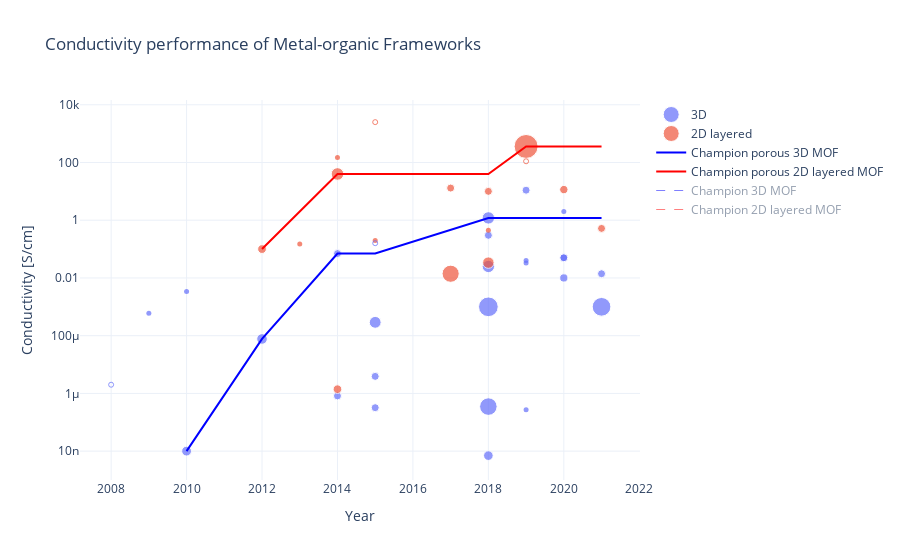

This figure's notebook cell:
### Code cell
fig = px.scatter(mofs[mofs['BET']>1], x='Year', y='Value',
                 hover_name='Name', color='Dimensionality', size='Porosity', hover_data=['Dimensionality','Porosity', 'DOI'], 
                 labels={'Value': "Conductivity [S/cm]"}, template='plotly_white', 
                 title='Conductivity performance of Metal-organic Frameworks')

fig.update_traces(marker=dict(sizemin=4, sizeref=8))
fig.update_layout(yaxis_type="log")
fig.update_traces(hovertemplate='<b>%{hovertext}</b><br><br>Dimensionality: %{customdata[0]}\
                                 <br>Year: %{x}<br>Value: %{y} S/cm\
                                 <br>BET: %{customdata[1]} m<sup>2</sup>/g<extra></extra>\
                                 <br>DOI: %{customdata[2]}')

fig.add_trace(go.Scatter(x=mofs[(mofs['Porous']=='Yes') & (mofs['Porosity']<1) & (mofs['Dimensionality']=='3D')]['Year'], 
                         y=mofs[(mofs['Porous']=='Yes') & (mofs['Porosity']<1) & (mofs['Dimensionality']=='3D')]['Value'], 
                         mode='markers', marker=dict(color='#636efa', size=5, opacity=0.7),  
                         customdata=np.stack((mofs[(mofs['Porous']=='Yes') & (mofs['Porosity']<1) & (mofs['Dimensionality']=='3D')]['Name'], 
                                              mofs[(mofs['Porous']=='Yes') & (mofs['Porosity']<1) & (mofs['Dimensionality']=='3D')]['Dimensionality'],
                                              mofs[(mofs['Porous']=='Yes') & (mofs['Porosity']<1) & (mofs['Dimensionality']=='3D')]['DOI']), 
                                              axis=-1), 
                         hovertemplate='<b>%{customdata[0]}</b><br><br>Dimensionality: %{customdata[1]}\
                                 <br>Year: %{x}<br>Value: %{y} S/cm\
                                 <br>BET: unknown <extra></extra>\
                                 <br>DOI: %{customdata[2]}', 
                         showlegend=False))

fig.add_trace(go.Scatter(x=mofs[(mofs['Porous']=='Yes') & (mofs['Porosity']<1) & (mofs['Dimensionality']=='2D layered')]['Year'], 
                         y=mofs[(mofs['Porous']=='Yes') & (mofs['Porosity']<1) & (mofs['Dimensionality']=='2D layered')]['Value'], 
                         mode='markers', marker=dict(color='#EF553B', size=5, opacity=0.7),  
                         customdata=np.stack((mofs[(mofs['Porous']=='Yes') & (mofs['Porosity']<1) & (mofs['Dimensionality']=='2D layered')]['Name'], 
                                              mofs[(mofs['Porous']=='Yes') & (mofs['Porosity']<1) & (mofs['Dimensionality']=='2D layered')]['Dimensionality'],
                                              mofs[(mofs['Porous']=='Yes') & (mofs['Porosity']<1) & (mofs['Dimensionality']=='2D layered')]['DOI']), 
                                              axis=-1), 
                         hovertemplate='<b>%{customdata[0]}</b><br><br>Dimensionality: %{customdata[1]}\
                                 <br>Year: %{x}<br>Value: %{y} S/cm\
                                 <br>BET: unknown <extra></extra>\
                                 <br>DOI: %{customdata[2]}', 
                         showlegend=False))

fig.add_trace(go.Scatter(x=mofs[(mofs['Porous']=='No') & (mofs['Porosity']<1) & (mofs['Dimensionality']=='3D')]['Year'], 
                         y=mofs[(mofs['Porous']=='No') & (mofs['Porosity']<1) & (mofs['Dimensionality']=='3D')]['Value'], 
                         mode='markers', marker=dict(color='#636efa', size=5, opacity=0.7, symbol='circle-open'),  
                         customdata=np.stack((mofs[(mofs['Porous']=='No') & (mofs['Porosity']<1) & (mofs['Dimensionality']=='3D')]['Name'], 
                                              mofs[(mofs['Porous']=='No') & (mofs['Porosity']<1) & (mofs['Dimensionality']=='3D')]['Dimensionality'],
                                              mofs[(mofs['Porous']=='No') & (mofs['Porosity']<1) & (mofs['Dimensionality']=='3D')]['DOI']), 
                                              axis=-1), 
                         hovertemplate='<b>%{customdata[0]}</b><br><br>Dimensionality: %{customdata[1]}\
                                 <br>Year: %{x}<br>Value: %{y} S/cm\
                                 <br>Dense <extra></extra>\
                                 <br>DOI: %{customdata[2]}', 
                         showlegend=False))

fig.add_trace(go.Scatter(x=mofs[(mofs['Porous']=='No') & (mofs['Porosity']<1) & (mofs['Dimensionality']=='2D layered')]['Year'], 
                         y=mofs[(mofs['Porous']=='No') & (mofs['Porosity']<1) & (mofs['Dimensionality']=='2D layered')]['Value'], 
                         mode='markers', marker=dict(color='#EF553B', size=5, opacity=0.7, symbol='circle-open'),  
                         customdata=np.stack((mofs[(mofs['Porous']=='No') & (mofs['Porosity']<1) & (mofs['Dimensionality']=='2D layered')]['Name'], 
                                              mofs[(mofs['Porous']=='No') & (mofs['Porosity']<1) & (mofs['Dimensionality']=='2D layered')]['Dimensionality'],
                                              mofs[(mofs['Porous']=='No') & (mofs['Porosity']<1) & (mofs['Dimensionality']=='2D layered')]['DOI']), 
                                              axis=-1), 
                         hovertemplate='<b>%{customdata[0]}</b><br><br>Dimensionality: %{customdata[1]}\
                                 <br>Year: %{x}<br>Value: %{y} S/cm\
                                 <br>Dense <extra></extra>\
                                 <br>DOI: %{customdata[2]}', 
                         showlegend=False))

fig.add_trace(go.Scatter(x=mofs_sorted_3D_porous_cummax['Year'], y=mofs_sorted_3D_porous_cummax['Value'], 
                         name='Champion porous 3D MOF', line=dict(color='blue', width=2), hoverinfo='skip', mode='lines'))

fig.add_trace(go.Scatter(x=mofs_sorted_2D_porous_cummax['Year'], y=mofs_sorted_2D_porous_cummax['Value'], 
                         name='Champion porous 2D layered MOF', line=dict(color='red', width=2), hoverinfo='skip', mode='lines'))


fig.add_trace(go.Scatter(x=mofs_sorted_3D_cummax['Year'], y=mofs_sorted_3D_cummax['Value'], 
                         name='Champion 3D MOF', line=dict(color='blue', width=1, dash='dash'), hoverinfo='skip', 
                         mode='lines', visible='legendonly'))

fig.add_trace(go.Scatter(x=mofs_sorted_2D_cummax['Year'], y=mofs_sorted_2D_cummax['Value'], 
                         name='Champion 2D layered MOF', line=dict(color='red', width=1, dash='dash'), hoverinfo='skip', 
                         mode='lines', visible='legendonly'))

fig.update_layout(legend={'itemsizing': 'trace'}, legend_title_text=None)

fig.show()

### Figure 1 — Plotly figure (JSON) as saved in the notebook; plotly's stock layout.template omitted (floating-point values rounded to 4 significant figures)
{"data": [{"customdata": [["3D", 385, "10.1021/cm101238m"], ["3D", 450, "10.1002/chem.201103433"], ["3D", 69.6, "10.1039/C3TA13179C"], ["3D", 214, "10.1126/science.1246738 "], ["3D", 248, "10.1021/jacs.5b02897"], ["3D", 54, "10.1021/jacs.5b02897"], ["3D", 559, "10.1021/ja512437u"], ["3D", 370, "10.1021/jacs.8b03696 "], ["3D", 50, "10.1021/jacs.8b03696 "], ["3D", 614, "10.1021/jacs.8b03604 "], ["3D", 1230, "10.1038/s41563-018-0098-1 "], ["3D", 610, "10.1038/s41563-018-0098-1 "], ["3D", 1550, "10.1039/C8SC00961A"], ["3D", 3, "10.1038/s41467-019-09682-0 "], ["3D", 208, "10.1038/s41557-019-0372-0 "], ["3D", 271, "10.1002/anie.201912642 "], ["3D", 208, "10.1038/s41557-019-0372-0 "], ["3D", 80, "10.1038/s41557-021-00666-6 "], ["3D", 1400, "10.1002/anie.202102670 "]], "hovertemplate": "<b>%{hovertext}</b><br><br>Dimensionality: %{customdata[0]}                                 <br>Year: %{x}<br>Value: %{y} S/cm                                 <br>BET: %{customdata[1]} m<sup>2</sup>/g<extra></extra>                                 <br>DOI: %{customdata[2]}", "hovertext": ["Cu[Ni(pdt)2]", "Fe(1,2,3-triazolate) (oxidized)", "I2@Eu4(BPT)4", "TCNQ@Cu3(BTC)2", "Fe2DOBDC", "Fe2DSBDC", "Cd2(TTFTB)", "Fe(1,2,3-triazolate)", "Fe(1,2,3-triazolate)(BF4)0.33", "Fe2(BDT)3 (oxidized)", "Fe2(BDP)3", "K(0.98)Fe2(BDP)3", "C60@Zr6(OH)16(TBAPy)2", "Cu2(6-Hmna)(6-mn)", "Ho(1+x)(HOTP)", "Cu-BDC", "HoHTTP", "Cr(tri)2(CF3SO3)0.33", "Fe-HHTP"], "legendgroup": "3D", "marker": {"color": "#636efa", "size": [385, 450, 69.6, 214, 248, 54, 559, 370, 50, 614, 1230, 610, 1550, 3, 208, 271, 208, 80, 1400], "sizemin": 4, "sizemode": "area", "sizeref": 8, "symbol": "circle"}, "mode": "markers", "name": "3D", "orientation": "v", "showlegend": true, "type": "scatter", "x": [2010, 2012, 2014, 2014, 2015, 2015, 2015, 2018, 2018, 2018, 2018, 2018, 2018, 2019, 2020, 2020, 2020, 2021, 2021], "xaxis": "x", "y": [1e-08, 7.7e-05, 8.2e-07, 0.07, 3.2e-07, 3.9e-06, 0.00029, 7e-09, 0.3, 1.2, 3.5e-07, 0.025, 0.001, 10.96, 0.05, 0.01, 0.05, 0.014, 0.001], "yaxis": "y"}, {"customdata": [["2D layered", 306, "10.1021/cm301194a"], ["2D layered", 300, "10.1039/C4CC00408F"], ["2D layered", 630, "10.1021/ja502765n "], ["2D layered", 1175, "10.1021/jacs.7b00705 "], ["2D layered", 114, "10.1021/jacs.7b07234 "], ["2D layered", 526, "10.1038/s41563-018-0189-z "], ["2D layered", 210, " 10.1038/s41467-018-05141-4"], ["2D layered", 2298, "10.1039/c8ee02679c "], ["2D layered", 280, "10.1016/j.apcatb.2020.119295"], ["2D layered", 133, "10.1021/acsaem.0c02758 "]], "hovertemplate": "<b>%{hovertext}</b><br><br>Dimensionality: %{customdata[0]}                                 <br>Year: %{x}<br>Value: %{y} S/cm                                 <br>BET: %{customdata[1]} m<sup>2</sup>/g<extra></extra>                                 <br>DOI: %{customdata[2]}", "hovertext": ["Cu3(HOTP)2", "Pt3(THT)2", "Ni3(HITP)2", "Fe2(dhbq)3", "Cu3(HIB)2", "Fe3(THT)2", "Fe3(PTC)", "(Mn/Fe)3(HIB)2", "Co3(HITP)2", "Ni3(HAB)2"], "legendgroup": "2D layered", "marker": {"color": "#EF553B", "size": [306, 300, 630, 1175, 114, 526, 210, 2298, 280, 133], "sizemin": 4, "sizemode": "area", "sizeref": 8, "symbol": "circle"}, "mode": "markers", "name": "2D layered", "orientation": "v", "showlegend": true, "type": "scatter", "x": [2012, 2014, 2014, 2017, 2017, 2018, 2018, 2019, 2020, 2021], "xaxis": "x", "y": [0.1, 1.4e-06, 40, 0.014, 13, 0.034, 10, 359, 11.5, 0.52], "yaxis": "y"}, {"customdata": [["Cu[Cu(pdt)2]", "3D", "10.1021/ic802117q "], ["I2@Zn3(lac)2(pybz)2", "3D", "10.1021/ja908293n"], ["Cd(DPNDI)", "3D", "10.1021/jacs.9b01717"], ["Zn4O(NDC)3", "3D", "10.1016/j.synthmet.2019.04.018"], ["TCNQ@(TATAB)3", "3D", "10.1016/j.inoche.2019.04.037 "], ["Cu(H2O)(2,6-NDPA)0.5", "3D", "10.1002/adfm.202007294"]], "hovertemplate": "<b>%{customdata[0]}</b><br><br>Dimensionality: %{customdata[1]}                                 <br>Year: %{x}<br>Value: %{y} S/cm                                 <br>BET: unknown <extra></extra>                                 <br>DOI: %{customdata[2]}", "marker": {"color": "#636efa", "opacity": 0.7, "size": 5}, "mode": "markers", "showlegend": false, "type": "scatter", "x": [2009, 2010, 2019, 2019, 2019, 2020], "y": [0.0006, 0.0034, 0.033, 0.04, 2.7e-07, 2]}, {"customdata": [["Ni3(BHT)2", "2D layered", "10.1021/ja312380b"], ["Ni3(BHT)2 oxidized", "2D layered", "10.1021/ja507619d"], ["Cu3(HITP)2", "2D layered", "10.1002/anie.201411854"], ["V2(dhbq)3", "2D layered", "10.1021/jacs.7b13510 "]], "hovertemplate": "<b>%{customdata[0]}</b><br><br>Dimensionality: %{customdata[1]}                                 <br>Year: %{x}<br>Value: %{y} S/cm                                 <br>BET: unknown <extra></extra>                                 <br>DOI: %{customdata[2]}", "marker": {"color": "#EF553B", "opacity": 0.7, "size": 5}, "mode": "markers", "showlegend": false, "type": "scatter", "x": [2013, 2014, 2015, 2018], "y": [0.15, 150, 0.2, 0.45]}, {"customdata": [["Pb3(BHT)", "3D", "10.1021/ja0770983"], ["Fe2(dhbq)3", "3D", "10.1021/jacs.5b10385"]], "hovertemplate": "<b>%{customdata[0]}</b><br><br>Dimensionality: %{customdata[1]}                                 <br>Year: %{x}<br>Value: %{y} S/cm                                 <br>Dense <extra></extra>                                 <br>DOI: %{customdata[2]}", "marker": {"color": "#636efa", "opacity": 0.7, "size": 5, "symbol": "circle-open"}, "mode": "markers", "showlegend": false, "type": "scatter", "x": [2008, 2015], "y": [2e-06, 0.16]}, {"customdata": [["Cu3(BHT)", "2D layered", "10.1038/ncomms8408"], ["Cu3(BHSe)", "2D layered", "10.1002/advs.201802235"]], "hovertemplate": "<b>%{customdata[0]}</b><br><br>Dimensionality: %{customdata[1]}                                 <br>Year: %{x}<br>Value: %{y} S/cm                                 <br>Dense <extra></extra>                                 <br>DOI: %{customdata[2]}", "marker": {"color": "#EF553B", "opacity": 0.7, "size": 5, "symbol": "circle-open"}, "mode": "markers", "showlegend": false, "type": "scatter", "x": [2015, 2019], "y": [2500, 110]}, {"hoverinfo": "skip", "line": {"color": "blue", "width": 2}, "mode": "lines", "name": "Champion porous 3D MOF", "type": "scatter", "x": [2010, 2012, 2014, 2015, 2018, 2020, 2021], "y": [1e-08, 7.7e-05, 0.07, 0.07, 1.2, 1.2, 1.2]}, {"hoverinfo": "skip", "line": {"color": "red", "width": 2}, "mode": "lines", "name": "Champion porous 2D layered MOF", "type": "scatter", "x": [2012, 2014, 2017, 2018, 2019, 2020, 2021], "y": [0.1, 40, 40, 40, 359, 359, 359]}, {"hoverinfo": "skip", "line": {"color": "blue", "dash": "dash", "width": 1}, "mode": "lines", "name": "Champion 3D MOF", "type": "scatter", "visible": "legendonly", "x": [2008, 2009, 2010, 2012, 2014, 2015, 2018, 2019, 2020, 2021], "y": [2e-06, 0.0006, 0.0034, 0.0034, 0.07, 0.16, 1.2, 10.96, 10.96, 10.96]}, {"hoverinfo": "skip", "line": {"color": "red", "dash": "dash", "width": 1}, "mode": "lines", "name": "Champion 2D layered MOF", "type": "scatter", "visible": "legendonly", "x": [2012, 2013, 2014, 2015, 2017, 2018, 2019, 2020, 2021], "y": [0.1, 0.15, 150, 2500, 2500, 2500, 2500, 2500, 2500]}], "layout": {"autosize": true, "legend": {"itemsizing": "trace", "title": {}, "tracegroupgap": 0}, "title": {"text": "Conductivity performance of Metal-organic Frameworks"}, "xaxis": {"anchor": "y", "autorange": true, "domain": [0, 1], "range": [2007.0, 2022.0], "title": {"text": "Year"}, "type": "linear"}, "yaxis": {"anchor": "x", "autorange": true, "domain": [0, 1], "range": [-9.085, 4.217], "title": {"text": "Conductivity [S/cm]"}, "type": "log"}}}
